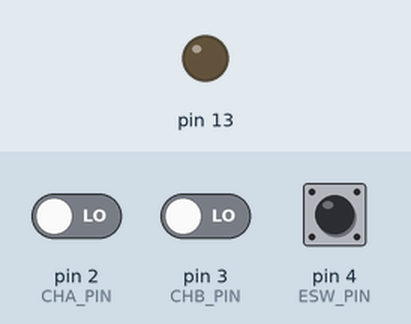
The sketch below on a simulated Arduino Uno, built with avr-gcc and run on an emulated ATmega328P. On the bench: output pins drawn as LEDs (lit = HIGH). The test bench sets the inputs (shaded band); at power-on: pin 2 (CHA_PIN) LOW, pin 4 (ESW_PIN) LOW, pin 3 (CHB_PIN) LOW. What the sketch prints to the serial monitor is not drawn.

Above: at 0.01 s.
At 1.3 s:
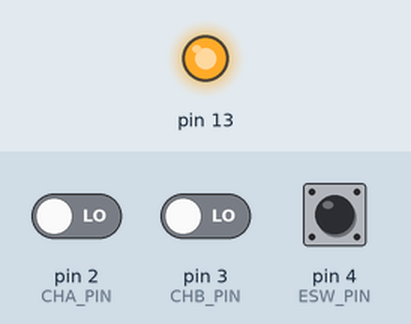
1.4 s: pin 2 (CHA_PIN) driven HIGH
2.9 s: pin 4 (ESW_PIN) pulled HIGH for 0.15 s
Timing chart, 0 to 5.9 s (numbered marks = the images above; inputs shaded):
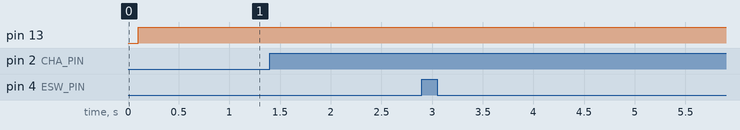

The sketch:

Digital_Safe_FSM.ino
```cpp
// Set flag for displaying the current safe status
const boolean VERBOSE = false;

// Define integer values for encoder rotation
const int CW = 1;
const int CCW = 0;

// Define state names and associated integer values
const int STAGE_0 = 100;
const int STAGE_1 = 101;
const int STAGE_2 = 102;
const int STAGE_3 = 103;
const int UNLOCK  = 104;

// Define input pin numbers
const int CHA_PIN = 2;
const int CHB_PIN = 3;
const int ESW_PIN = 4;

// Define output pin
const int RED_LED = 13;

// Define switch bounce delay (in milliseconds)
const int DELAY = 1;

// Define state variable and initialize
int state = STAGE_0;

// Define encoder direction variables;
int enc_dir = CW;
int last_enc_dir = CW;

// Define encoder count and initialize
int enc_count = 0;
int last_state;

// Define flag to be set if encoder rotation is detected
boolean rot_flag = false;

//boolean buttonFlag = true;
char buffer[100];

void setup() {
  // Declare input pins
  pinMode(CHA_PIN, INPUT);
  pinMode(CHB_PIN, INPUT);
  pinMode(ESW_PIN, INPUT);

  // Set initial state output
  pinMode (13, OUTPUT);

  // Start serial port
  Serial.begin(9600);

  // Wait for serial port to be established
  delay(100);

  // Announce startup message
  if (VERBOSE) {
    Serial.println("Welcome to the ME 588 digital safe");
    Serial.println("----------------------------------");
    Serial.println();
    Serial.println("In STAGE_0");
  }
}

void loop() {
  // 1. READ DEVICE INPUTS
  int esw_state = debounceSwitch(ESW_PIN, DELAY);
  int enc_change = readEncoder(CHA_PIN, CHB_PIN);

  if (enc_change != 0) {    //  did rotation occur?
    rot_flag = true;
    if (enc_change == 1) {  // if so, in what direction? (either 1 or -1)
      enc_dir = CW;
    } else {
      enc_dir = CCW;
    }
  }

  // 2. COMPUTE ENCODER COUNT
  if (rot_flag) {   // has encoder rotated?
    if (enc_dir != last_enc_dir) {  // has direction changed?
      if (enc_dir == CW) {          // if so, reset count
        enc_count = 1;
      } else {
        enc_count = -1;
      }
    } else {           // continued rotation in same direction
      enc_count = enc_count + enc_change;
      //Serial.println("TESTING");
    }
    if (VERBOSE) {
      // Serial.print("Count: ");
      // Serial.println(enc_count);
      sprintf(buffer, "Count: %d", enc_count);
      Serial.println(buffer);
    } else {
      Serial.println("***");
    }

  }

  // 3. DETERMINE ADDITIONAL INPUTS FOR FSM
  boolean cw4 = (enc_count == 4);
  boolean ccw7 = (enc_count == -7);
  boolean cw6 = (enc_count == 6);
  boolean cw10 = (enc_count == 10);
  boolean ccw10 = (enc_count == -10);

  // 4. EVALUATE FINITE STATE MACHINE
  //    Boolean Inputs: esw_state, enc_dir, cw4, ccw7, cw6, rot_flag
  switch (state) {
    case STAGE_0:
      enc_count = 0;
      digitalWrite(13, HIGH);
      if (esw_state) {
        state = STAGE_1;
        enc_dir = CW;
        sprintf(buffer, "CURRENT STATE: %d", state);
        Serial.println(buffer);
      } else {
        state = STAGE_0;
      }
      break;
    case STAGE_1:
      digitalWrite(13, HIGH);
      if (cw4) {
        state = STAGE_2;
        enc_dir = CCW;
        sprintf(buffer, "CURRENT STATE: %d", state);
        Serial.println(buffer);
      } else if (enc_dir == CW || rot_flag == false) {
        state = STAGE_1;
        enc_dir = CW;
      } else {
        state = STAGE_0;
        sprintf(buffer, "CURRENT STATE: %d", state);
        Serial.println(buffer);
      }
      break;
    case STAGE_2:
      digitalWrite(13, HIGH);
      if (ccw7) {
        state = STAGE_3;
        enc_dir = CW;
        sprintf(buffer, "CURRENT STATE: %d", state);
        Serial.println(buffer);
      } else if (enc_dir == CCW || rot_flag == false) {
        state = STAGE_2;
        enc_dir = CCW;
      } else {
        state = STAGE_0;
        sprintf(buffer, "CURRENT STATE: %d", state);
        Serial.println(buffer);
      }
      break;
    case STAGE_3:
      digitalWrite(13, HIGH);
      if (cw6) {
        state = UNLOCK;
        enc_count = 0;
        sprintf(buffer, "CURRENT STATE: %d", state);
        Serial.println(buffer);
      } else if (enc_dir == CW || rot_flag == false) {
        state = STAGE_3;
        enc_dir = CW;
      } else {
        state = STAGE_0;
        sprintf(buffer, "CURRENT STATE: %d", state);
        Serial.println(buffer);
      }
      break;
    case UNLOCK:
      digitalWrite(13, LOW);
      if (cw10 || ccw10) {
        state = STAGE_0;
        sprintf(buffer, "CURRENT STATE: %d", state);
        Serial.println(buffer);
      } else {
        state = UNLOCK;
      }
      break;
    default:
      break;
  }

  // 5. STORE ENCODER DIRECTION AND RESET FLAG
  last_enc_dir = enc_dir;
  rot_flag = false;
}

int debounceSwitch(int pin, int bdelay) {
  // A function that a switch value from a specified pin
  // number and returns the most recent stable value from that
  // pin as either HIGH or LOW, based on a given bounce delay
  // (in msec). A switch index must be assigned to keep bounce
  // timing for each switch from overwriting one another.

  // Define variables to hold the most recent
  // switch value and last switch transition time
  static int prior_reading = LOW;
  static long prior_time = 0;

  // Define variable to hold current stable switch state
  // and initialize to be in the LOW state
  static int switch_state = LOW;

  // Read current switch value into local variable
  int current_reading = digitalRead(pin);

  // Check for a change in switch state
  if (current_reading != prior_reading) {
    // If a change is detected in the switch value,
    // reset the delay clock and update the prior value
    prior_time = millis();
    prior_reading = current_reading;
  }

  // Has the switch potentially taken on a new value?
  if (switch_state != current_reading) {
    // Did the switch state remained unchanged long enough to
    // be considered debounced?
    if ((millis() - prior_time) > bdelay) {
      // If so, accept updated switch value
      switch_state = current_reading;
      // if (switch_state == 1) {
      //   buttonFlag = !buttonFlag;
      // }
    }
  }

  return switch_state;
}

int readEncoder(int chA, int chB) {
  // A function that reads the quadrature input from specified
  // pins and returns an encoder count change.

  // Create variable to return based on detected rotor rotation
  int result = 0;

  // Keep track of last switch state
  static int chA_last = digitalRead(chA);
  static int chB_last = digitalRead(chB);

  // Read the quadrature inputs
  int chA_new = digitalRead(chA);
  int chB_new = digitalRead(chB);

  // We look for Channel A to switch from LOW to HIGH
  if ((chA_last == LOW) && (chA_new == HIGH)) {
    // If Channel B is HIGH while Channel A goes 0->1,
    // then the shaft is turning CW, and we should
    // increase the encoder count by 1. Otherwise it is
    // turning CCW, and we should decrease the encoder
    // count by 1.
    if ((chB_last == HIGH) && (chB_new == HIGH)) { // CW turn
      result = 1;
    }
    if ((chB_last == LOW) && (chB_new == LOW)) { // CCW turn
      result = -1;
    }
  }

  // Reassign prior Channel A value
  chA_last = chA_new;
  chB_last = chB_new;

  // Return encoder change
  return result;
}
```

Measured:
- after the input at 1.4 s, every drawn part: stays the same
- after the input at 2.9 s, every drawn part: stays the same
